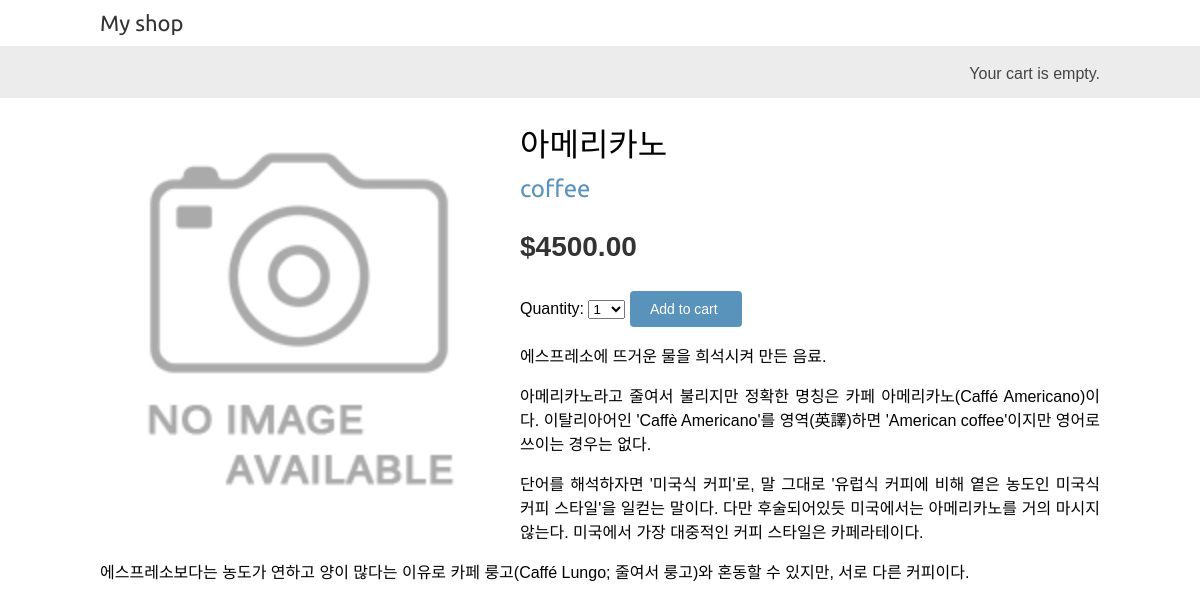
The app's page /1/아메리카노/ with its own data.
### shop/models.py (models this page shows, shortened)
class Product(models.Model):
    category = models.ForeignKey(Category, related_name='products', on_delete=models.CASCADE)
    name = models.CharField(max_length=200)
    slug = models.SlugField(max_length=200, unique=True, allow_unicode=True)
    image = models.ImageField(upload_to='products/%Y/%m/%d', blank=True)
    description = models.TextField(blank=True)
    price = models.DecimalField(max_digits=10, decimal_places=2)
    available = models.BooleanField(default=True)
    created = models.DateTimeField(auto_now_add=True)
    updated = models.DateTimeField(auto_now=True)
    class Meta:
        ordering = ['name']
        indexes = [
            models.Index(fields=['id','slug']),
            models.Index(fields=['name']),
            models.Index(fields=['-created']),
        ]

class Category(models.Model):
    name = models.CharField(max_length=200)
    slug = models.SlugField(max_length=200, unique = True)
    class Meta:
        ordering = ['name']
        indexes = [
            models.Index(fields=['name']),
        ]
        verbose_name = 'category'
        verbose_name_plural = 'categories'
    def __str__(self):
        return self.name
    def get_absolute_url(self):
        return reverse('shop:product_list_by_category', args = [self.slug])

### cart/forms.py
class CartAddProductForm(forms.Form):
    quantity = forms.TypedChoiceField(
        choices = PRODUCT_QUANTITY_CHOICES,
        coerce=int
    )
    override = forms.BooleanField(required=False,
                                  initial=False,
                                  widget=forms.HiddenInput)

### cart/cart.py (called while the page is built)
    def __len__(self):
        return sum(item['quantity'] for item in self.cart.values())

### cart/context_processors.py (called while the page is built)
def cart(request):
    return {'cart': Cart(request)}

### shop/views.py (called while the page is built)
def product_detail(request, id, slug):
    product = get_object_or_404(Product, id=id, slug=slug , available=True)
    cart_product_form = CartAddProductForm()
    return render(request, 'shop/product/detail.html',
                  {'product':product,
                   'cart_product_form':cart_product_form})

### shop/templates/shop/product/detail.html (shortened to what this page needs)
{% extends 'shop/base.html' %}
{% load static %}
{% block content %}
    <div class="product-detail">
        <img src="{% if product.image %} {{product.image.url}} {% else %} {% static 'img/no_img.png' %}{% endif %}">
        <h1>{{product.name}}</h1>
        <h2>
            <a href="{{product.category.get_absolute_url}}">
                {{ product.category }}
            </a>
        </h2>
        <p class="price">${{product.price}}</p>
        <form action="{% url 'cart:cart_add' product.id %}" method="post">
            {{cart_product_form}}
            <input type="submit" value="Add to cart ">
        </form>
        {{product.description|linebreaks}}
    </div>
{% endblock %}

### shop/static/css/base.css (style rules this page uses)
body { margin:0; padding:0; font-family:helvetica, sans-serif; }
h1, h2, h3, h4, h5 , h6 { font-family: 'Ubuntu', sans-serif; font-weight:normal; }
a { text-decoration:none; color:#5993bb; }
a.button, input[type="submit"] { color:#fff; background:#5993bb; border-radius:4px; padding:10px 20px; font-size:14px; border:0; }
.product-detail { text-align:justify; }
.product-detail .price { color:#333; font-size:28px; font-weight:bold; }
.product-detail img { width:40%; float:left; padding:0 20px 20px 0; }
.product-detail h1 { margin-bottom:0; }
.product-detail h2 { margin-top:10px; }

### records on screen
Product: name "아메리카노", category "coffee", price "4500.00", description "에스프레소에 뜨거운 물을 희석시켜 만든 음료. 아메리카노라고 줄여서 불리지만 정확한 명칭은 카페 아메리카노(Caffé Americano)이다. 이탈리아어인 'Caffè Americano'를 영역(英譯)하면 'American coffee'이지만 영어로 쓰이는 경우는 없다. 단어를 해석하자면 '미국식 커피'로, 말 그대로 '유럽식 커피에 비해 옅은 농도인 미국식 커피 스타일'을 일컫는 말이다. 다만 후술되어있듯 미국에서는 아메리카노를 거의 마시지 않는다. 미국에서 가장 대중적인 커피 스타일은 카페라테이다. 에스프레소보다는 농도가 연하고 양이 많다는 이유로 카페 룽고(Caffé Lungo; 줄여서 룽고)와 혼동할 수 있지만, 서로 다른 커피이다."
